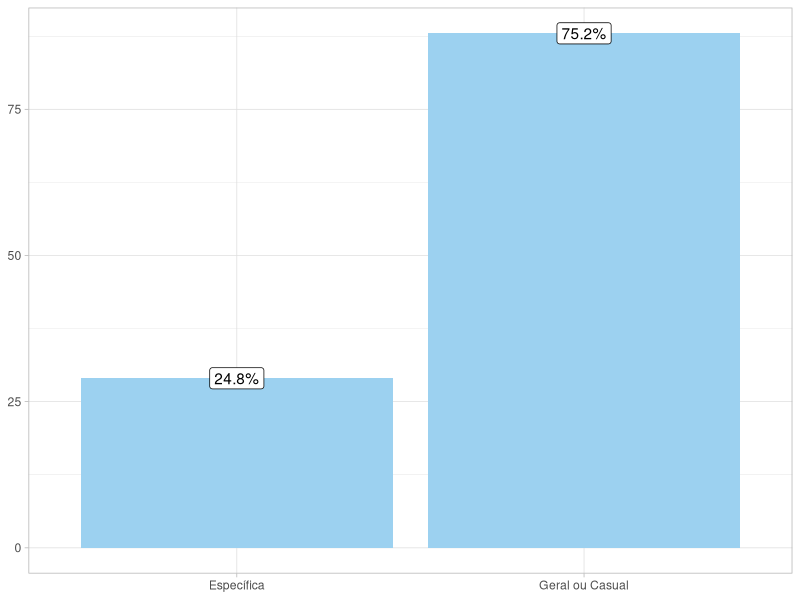
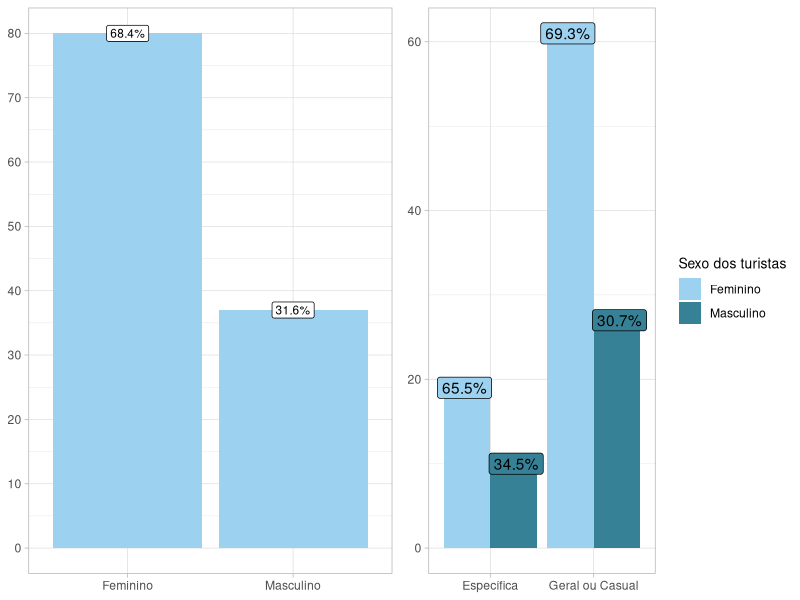
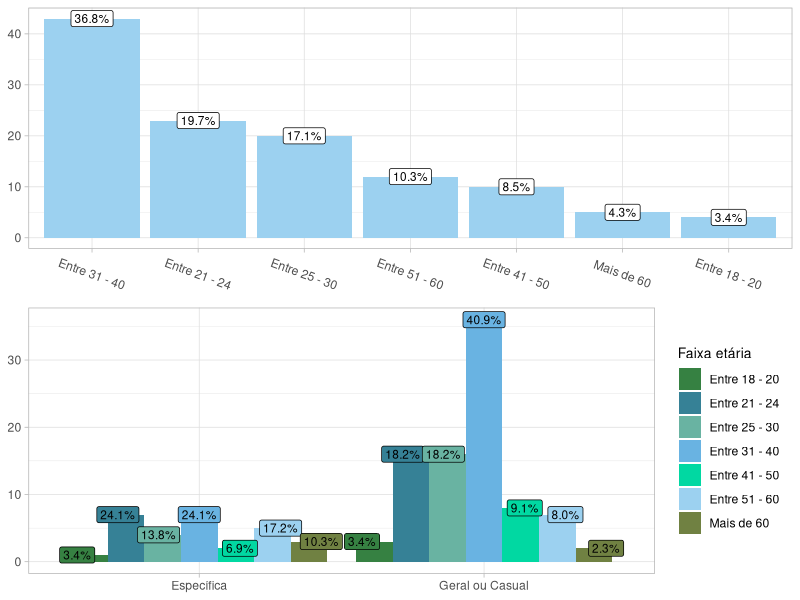
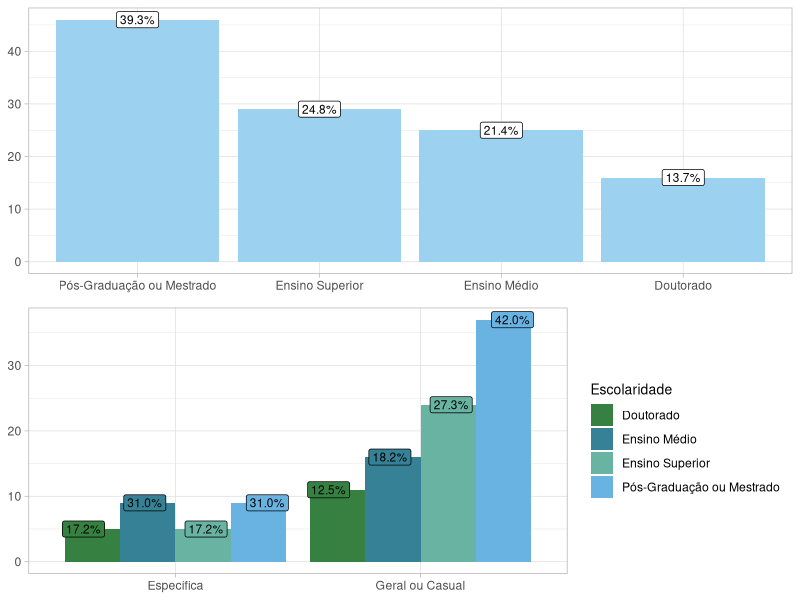
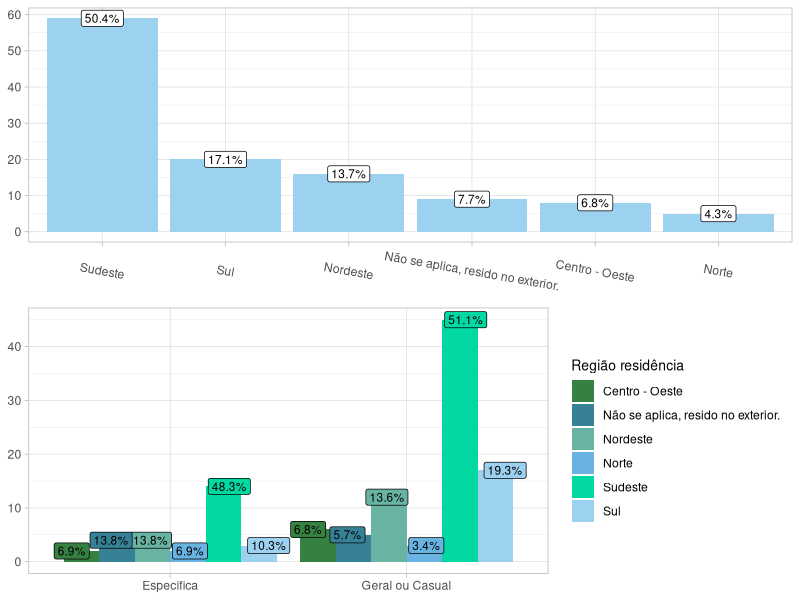
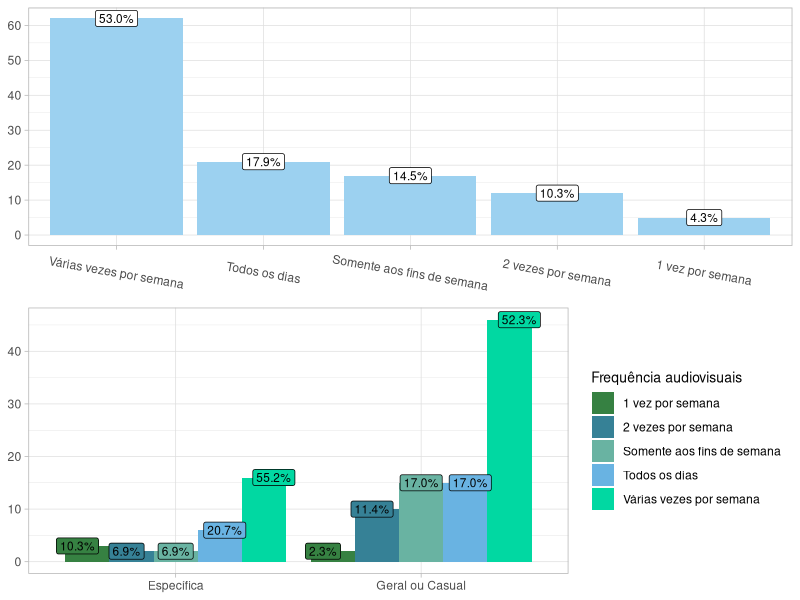
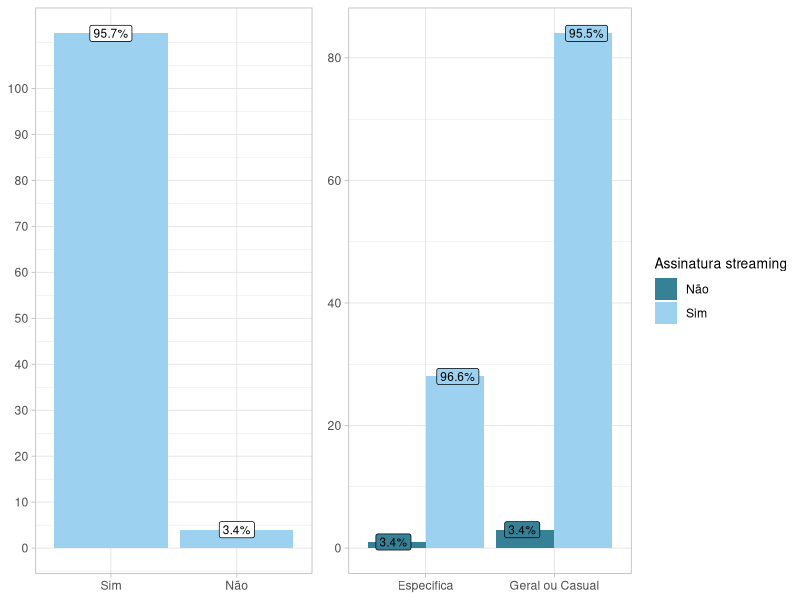
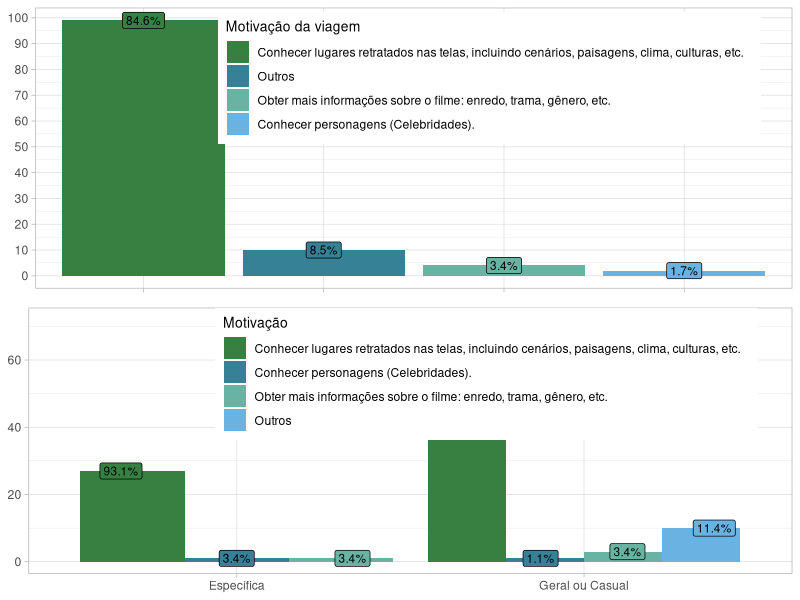

Here is the R script that generated these plots, in order:
## ---- chunk 1
knitr::opts_chunk$set(warning = FALSE, echo = TRUE, message = FALSE)
## ---- chunk 2

#Pacotes utilizados

# install.packages("readxl")
# install.packages("tidyverse")
# install.packages("ggridges")
# install.packages("scales")
# install.packages("gmodels")
# install.packages("ggplot2")
# install.packages("caret")
# install.packages("leaps")
# install.packages("MASS")
# install.packages("dplyr")
# install.packages("reshape2")
# install.packages("ggridges")
# install.packages("kableExtra")
# install.packages("formattable")
# install.packages("stringdist")
# install.packages("cowplot")



library(ggplot2)
library(caret)
library(leaps)
library(MASS)
library(dplyr)
library(readxl)
library(tidyverse)
library(reshape2)
library(ggridges)
library(scales)
library(gmodels)
library(tidyr)
library(knitr)
library(magrittr)
# library(kableExtra)
library(formattable)
library(stringdist)
library(cowplot)

## ---- chunk 3
#Leitura e organizacao dos dados

banco <- read_excel("respostas.xlsx", sheet = "Respostas ao formulário 1")

banco <- as.data.frame(banco[,c(3,4,5,6,7,8,9,10,11,12,13,14,15,16,17,18,20,21,23,24,26,28)])

## ---- chunk 4
# banco[,12] é "12. A experiência turística e/ou cinematográfica vivida neste destino foi:"

for (i in 1:117) {
  if(banco[i,12] %in% c("Geral","Casual")){
    banco[i,12] = 'Geral ou Casual'
  }
}

# banco[4] é "4. Nível de escolaridade concluído:"

# unique(banco[4])

for (i in 1:117) {
  if(banco[i,4] %in% c("Pos doutoramento","Livre docente")){
    banco[i,4] = 'Doutorado'
  }
}

# banco[19] é "21. Com quem você viajou?"

# unique(banco[19])

for (i in 1:117) {
  if(banco[i,19] %in% c("Colegas","Ex namorado","Amigos e namorado.","Marido e outros familiares", "Sozinha ou com amigos e/ou familiares")){
    banco[i,19] = 'Outros'
  }
}

## ---- chunk 5
names(banco)[7] <- 'X' #7. Quais os tipos de produção audiovisual você mais gosta de assistir? Se necessário, marque mais de uma opção.

# Funcao para checar se opcao foi marcada
check_option1 <- function(string, option) {
  options <- strsplit(string, ", ")[[1]]
  if (option %in% options) {
    return(1)
  } else {
    return(0)
  }
}

# Apply the function to each row and create new columns
banco <- banco %>%
  mutate(Filmes = sapply(X, check_option1, option = "Filmes"),
         Novelas = sapply(X, check_option1, option = "Novelas"),
         Seriados = sapply(X, check_option1, option = "Seriados"),
         'Clipes de música' = sapply(X, check_option1, option = "Clipes de música"),
         'Outro audiovisual' = sapply(X, check_option1, option = "Outros"))

#removendo a coluna que dava todos dados juntos
banco <- subset(banco, select = -X)


names(banco)[9] <- 'X' #10. Qual? Se necessário, marque mais de uma opção.

# Apply the function to each row and create new columns
banco <- banco %>%
  mutate('Netflix' = sapply(X, check_option1, option = "Netflix"),
         Globoplay = sapply(X, check_option1, option = "Globoplay"),
         'Amazon Prime Vídeo' = sapply(X, check_option1, option = "Amazon Prime Vídeo"),
         'HBO Max' = sapply(X, check_option1, option = "HBO Max"),
         'Disney+' = sapply(X, check_option1, option = "Disney+"),
         'Telecine' = sapply(X, check_option1, option = "Telecine"),
         'Star+' = sapply(X, check_option1, option = "Star+"),
         Viki = sapply(X, check_option1, option = "Viki"),
         'Outros streamig' = sapply(X, check_option1, option = "Outros"))
         

#removendo a coluna que dava todos dados juntos
banco <- subset(banco, select = -X)


check_option2 <- function(string, option) {
  options <- strsplit(string, "\\., ")[[1]]
  distancia_corte <- 3
  distancias <- stringdistmatrix(option, options, method = "lv")
  if (is.na(any(distancias <= distancia_corte))){
    return(NA)
  } else if (any(distancias <= distancia_corte)) {
    return(1)
  } else {
    return(0)
  }
}

names(banco)[14] <- 'X' #16. Quais atividades de lazer você realizou durante a viagem, relacionada ao audiovisual?

# Apply the function to each row and create new columns

banco <- banco %>% 
  mutate("Visita a parques, praças e espaços na natureza exibidos na tela" = sapply(X, check_option2, option = "Visita a parques, praças e espaços na natureza exibidos na tela"),
         "Visita a Parques temáticos baseados em atrações inspiradas em séries, filmes, etc" = sapply(X, check_option2, option = "Visita a Parques temáticos baseados em atrações inspiradas em séries, filmes, etc"),
         "Visita a cenários internos ou externos onde foram filmadas" = sapply(X, check_option2, option = "Visita a cenários internos ou externos onde foram filmadas"),
         "Desfrute da gastronomia retratada na tela, incluindo alimentos e bebidas" = sapply(X, check_option2, option = "Desfrute da gastronomia retratada na tela, incluindo alimentos e bebidas"),
         "Participação em eventos relacionados a filmes" = sapply(X, check_option2, option = "Participação em eventos relacionados a filmes"),
         "Visita a estabelecimentos exibidos na tela, como bares, restaurantes e outros" = sapply(X, check_option2, option = "Visita a estabelecimentos exibidos na tela, como bares, restaurantes e outros"),
         "Realização de roteiros guiados em locais de filmagem" = sapply(X, check_option2, option = "Realização de roteiros guiados em locais de filmagem"),
         "Outra atividade" = sapply(X, check_option2, option = "Outros"),
         "Visita a patrimônios culturais exibidos na tela" = sapply(X, check_option2, option = "Visita a patrimônios culturais exibidos na tela"))


#removendo a coluna que dava todos dados juntos
banco <- subset(banco, select = -X)

names(banco)[14] <- 'X' # 18. Quais sentimentos foram despertados em você ao viver essa experiência turística e cinematográfica de lazer?

# Apply the function to each row and create new columns

banco <- banco %>% 
  mutate(Nostalgia = sapply(X, check_option1, option = "Nostalgia"),
         Autorrealização = sapply(X, check_option1, option = "Autorrealização"),
         "Escapismo da realidade" = sapply(X, check_option1, option = "Escapismo da realidade"),
         Fantasia = sapply(X, check_option1, option = "Fantasia"),
         Encantamento = sapply(X, check_option1, option = "Encantamento"),
         Romance = sapply(X, check_option1, option = "Romance"),
         "Superação de desafios" = sapply(X, check_option1, option = "Superação de desafios"),
         "Outro sentimento" = sapply(X, check_option1, option = "Outros"))

#removendo a coluna que dava todos dados juntos
banco <- subset(banco, select = -X)

## ---- chunk 6
#Organizando o nome das variaveis do banco

# names(banco)

banco <- banco[,c(-3,-6,-9,-11,-13,-16)] # retirei do banco variáveis de resposta livre
# retirei também pergunta 15 (é a mesma coisa da pergunta 16) e pegunta 22 (é a mesma coisa da pergunta 24)


names(banco)[1:12] <- c('Sexo','Idade','Escolaridade',"Região residência", 'Frequência audiovisuais','Assinatura streaming','Grupo','Motivação',"Percepção",'Companhia', 'Experiência', 'Realizar outra viagem pelo audiovisual')

#Organizando os tipos de variaveis do banco

bancofator <- banco

for (i in 1:length(names(bancofator))) {
  bancofator[,i] <- as.factor(bancofator[,i])
}

# str(bancofator)

## ---- chunk 7

ordem_original <- names(bancofator)[1:12]

#Result guarda tabela resumo das perguntas cuja resposta é marcar um oval
result <- bancofator %>%
  pivot_longer(cols = 1:12, names_to = "Variável") %>%
  count(Variável, value = value) %>%
  rename(Quantidade = n,
         Nível = value) %>% 
  mutate(Percentual= percent(Quantidade/117,1)) %>% 
  na.omit() %>% 
  mutate(Variável = factor(Variável, levels = ordem_original)) %>%
  arrange(Variável)


ordem_original2 <- names(bancofator)[13:43]

#Result2 guarda resumo das perguntas cuja resposta é marcar mais de um oval
result2 <- bancofator %>%
  pivot_longer(cols = 13:43, names_to = "Variável") %>%
  count(Variável, value = value) %>%
  rename(Quantidade = n,
         Nível = value) %>% 
  mutate(Percentual= percent(Quantidade/117,1)) %>% 
  na.omit() %>% 
  filter(Nível != 0) %>% 
  mutate(Variável = factor(Variável, levels = ordem_original2)) %>%
  arrange(Variável)

#Esses "result's" servirão para fazermos os gráficos mais facilmente

## ---- chunk 8
banco %>% 
  group_by(Grupo) %>% 
  summarise(Quantidade=n()) %>% 
  mutate(Percentual = percent(Quantidade/sum(Quantidade),1)) %>% 
  ggplot(aes(x=Grupo, y=Quantidade, 
           label = Percentual)) + 
  geom_bar(stat = "identity",position = "dodge", fill="#9cd1f0") +
  geom_label(position = position_dodge(width = 1), show.legend = F, ) +
  theme_light() +
  theme(axis.title.y = element_blank()) + 
  theme(axis.title.x = element_blank()) +
  theme(legend.title = element_text(size = 10))
## ---- chunk 9
grafico1 <- result[1:2,] %>% 
  ggplot(aes(x=reorder(Nível, -Quantidade), y=Quantidade, label = Percentual)) + 
  geom_bar(stat = "identity",position = "dodge", fill="#9cd1f0") +
  geom_label(position = position_dodge(width = 1), show.legend = F, size=3) +
  scale_y_continuous(breaks = seq(0,100,10)) +
  theme_light() +
  theme(axis.title.y = element_blank()) + 
  theme(axis.title.x = element_blank()) +
  theme(legend.title = element_text(size = 10))

grafico2 <- banco %>% 
  group_by(Grupo, Sexo) %>%
  summarise(Quantidade=n()) %>% 
  group_by(Grupo) %>% 
  mutate(Percentual = percent(Quantidade/sum(Quantidade),1)) %>% 
  ggplot(aes(x=Grupo, y=Quantidade, 
           fill=Sexo, label = Percentual)) + 
  geom_bar(stat = "identity",position = "dodge") +
  geom_label(position = position_dodge(width = 1), show.legend = F, ) +
  scale_fill_manual(name="Sexo dos turistas", values=c('#9cd1f0','#368196')) +
  theme_light() +
  theme(axis.title.y = element_blank()) + 
  theme(axis.title.x = element_blank()) +
  theme(legend.title = element_text(size = 10)) 


plot_grid(grafico1, grafico2, ncol = 2)
chisq.test(banco$Grupo, banco$Sexo)

## ---- chunk 10
grafico1 <- result[3:9,] %>% 
  ggplot(aes(x=reorder(Nível, -Quantidade), y=Quantidade, label = Percentual)) + 
  geom_bar(stat = "identity",position = "dodge", fill="#9cd1f0") +
  geom_label(position = position_dodge(width = 1), show.legend = F, size=3) +
  scale_y_continuous(breaks = seq(0,100,10)) +
  theme_light() +
  theme(axis.title.y = element_blank()) + 
  theme(axis.title.x = element_blank()) +
  theme(legend.title = element_text(size = 10)) + 
  theme(axis.text.x = element_text(angle = -20, vjust = 0.5, hjust=0.5))

grafico2 <- banco %>% 
  group_by(Grupo, Idade) %>%
  summarise(Quantidade=n()) %>% 
  group_by(Grupo) %>% 
  mutate(Percentual = percent(Quantidade/sum(Quantidade),1)) %>% 
  ggplot(aes(x=Grupo, y=Quantidade, 
           fill=Idade, label = Percentual)) + 
  geom_bar(stat = "identity",position = "dodge") +
  geom_label(position = position_dodge(width = 1), show.legend = F, size=3) +
  scale_fill_manual(name="Faixa etária", values=c('#368142','#368196',"#69b3a2", "#69b3e2", "#01d8a2","#9cd1f0", "#708142")) + 
  theme_light() +
  theme(axis.title.y = element_blank()) + 
  theme(axis.title.x = element_blank()) +
  theme(legend.title = element_text(size = 10))

plot_grid(grafico1, grafico2, ncol = 1, rel_widths = c(0.8, 1.2))
chisq.test(banco$Grupo, banco$Idade)

## ---- chunk 11
grafico1 <- result[10:13,] %>% 
  na.omit() %>% 
  ggplot(aes(x=reorder(Nível, -Quantidade), y=Quantidade, label = Percentual)) + 
  geom_bar(stat = "identity",position = "dodge", fill="#9cd1f0") +
  geom_label(position = position_dodge(width = 1), show.legend = F, size=3) +
  scale_y_continuous(breaks = seq(0,100,10)) +
  theme_light() +
  theme(axis.title.y = element_blank()) + 
  theme(axis.title.x = element_blank()) +
  theme(legend.title = element_text(size = 10)) 

grafico2 <- banco %>% 
  group_by(Grupo, Escolaridade) %>%
  summarise(Quantidade=n()) %>% 
  group_by(Grupo) %>% 
  mutate(Percentual = percent(Quantidade/sum(Quantidade),1)) %>% 
  na.omit() %>% 
  ggplot(aes(x=Grupo, y=Quantidade, 
           fill=Escolaridade, label = Percentual)) + 
  geom_bar(stat = "identity",position = "dodge") +
  geom_label(position = position_dodge(width = 1), show.legend = F, size=3) +
  scale_fill_manual(name="Escolaridade", values=c('#368142','#368196',"#69b3a2", "#69b3e2")) + 
  theme_light() +
  theme(axis.title.y = element_blank()) + 
  theme(axis.title.x = element_blank()) +
  theme(legend.title = element_text(size = 10))

plot_grid(grafico1, grafico2, ncol = 1, rel_widths = c(0.8, 1.2))
chisq.test(banco$Grupo, banco$Escolaridade)

## ---- chunk 12
grafico1 <- result[14:19,] %>% 
  na.omit() %>% 
  ggplot(aes(x=reorder(Nível, -Quantidade), y=Quantidade, label = Percentual)) + 
  geom_bar(stat = "identity",position = "dodge", fill="#9cd1f0") +
  geom_label(position = position_dodge(width = 1), show.legend = F, size=3) +
  scale_y_continuous(breaks = seq(0,100,10)) +
  theme_light() +
  theme(axis.title.y = element_blank()) + 
  theme(axis.title.x = element_blank()) +
  theme(legend.title = element_text(size = 10)) +
  theme(axis.text.x = element_text(angle = -10, vjust = 0.5, hjust=0.5))

grafico2 <- banco %>% 
  group_by(Grupo,`Região residência` ) %>%
  summarise(Quantidade=n()) %>% 
  group_by(Grupo) %>% 
  mutate(Percentual = percent(Quantidade/sum(Quantidade),1)) %>% 
  na.omit() %>% 
  ggplot(aes(x=Grupo, y=Quantidade, 
           fill=`Região residência`, label = Percentual)) + 
  geom_bar(stat = "identity",position = "dodge") +
  geom_label(position = position_dodge(width = 1), show.legend = F, size=3) +
  scale_fill_manual(name="Região residência", values=c('#368142','#368196',"#69b3a2", "#69b3e2", "#01d8a2","#9cd1f0")) + 
  theme_light() +
  theme(axis.title.y = element_blank()) + 
  theme(axis.title.x = element_blank()) +
  theme(legend.title = element_text(size = 10)) 

plot_grid(grafico1, grafico2, ncol = 1, rel_widths = c(0.8, 1.2))
chisq.test(banco$Grupo, banco$`Região residência`)

## ---- chunk 13
grafico1 <- result[20:24,] %>% 
  na.omit() %>% 
  ggplot(aes(x=reorder(Nível, -Quantidade), y=Quantidade, label = Percentual)) + 
  geom_bar(stat = "identity",position = "dodge", fill="#9cd1f0") +
  geom_label(position = position_dodge(width = 1), show.legend = F, size=3) +
  scale_y_continuous(breaks = seq(0,100,10)) +
  theme_light() +
  theme(axis.title.y = element_blank()) + 
  theme(axis.title.x = element_blank()) +
  theme(legend.title = element_text(size = 10)) +
  theme(axis.text.x = element_text(angle = -10, vjust = 0.5, hjust=0.5))

grafico2 <- banco %>% 
  group_by(Grupo, `Frequência audiovisuais`) %>%
  summarise(Quantidade=n()) %>% 
  group_by(Grupo) %>% 
  mutate(Percentual = percent(Quantidade/sum(Quantidade),1)) %>% 
  na.omit() %>% 
  ggplot(aes(x=Grupo, y=Quantidade, 
           fill=`Frequência audiovisuais`, label = Percentual)) + 
  geom_bar(stat = "identity",position = "dodge") +
  geom_label(position = position_dodge(width = 1), show.legend = F, size=3) +
  scale_fill_manual(name="Frequência audiovisuais", values=c('#368142','#368196',"#69b3a2", "#69b3e2", "#01d8a2","#9cd1f0")) + 
  theme_light() +
  theme(axis.title.y = element_blank()) + 
  theme(axis.title.x = element_blank()) +
  theme(legend.title = element_text(size = 10)) 

plot_grid(grafico1, grafico2, ncol = 1, rel_widths = c(0.8, 1.2))
chisq.test(banco$Grupo, banco$`Frequência audiovisuais`)

## ---- chunk 14
grafico1 <- result[25:26,] %>% 
  na.omit() %>% 
  ggplot(aes(x=reorder(Nível, -Quantidade), y=Quantidade, label = Percentual)) + 
  geom_bar(stat = "identity",position = "dodge", fill="#9cd1f0") +
  geom_label(position = position_dodge(width = 1), show.legend = F, size=3) +
  scale_y_continuous(breaks = seq(0,100,10)) +
  theme_light() +
  theme(axis.title.y = element_blank()) + 
  theme(axis.title.x = element_blank()) +
  theme(legend.title = element_text(size = 10)) 

grafico2 <- banco %>% 
  group_by(Grupo, `Assinatura streaming`) %>%
  summarise(Quantidade=n()) %>% 
  group_by(Grupo) %>% 
  mutate(Percentual = percent(Quantidade/sum(Quantidade),1)) %>% 
  na.omit() %>% 
  ggplot(aes(x=Grupo, y=Quantidade, 
           fill=`Assinatura streaming`, label = Percentual)) + 
  geom_bar(stat = "identity",position = "dodge") +
  geom_label(position = position_dodge(width = 1), show.legend = F, size=3) +
  scale_fill_manual(name="Assinatura streaming", values=c('#368196',"#9cd1f0")) + 
  theme_light() +
  theme(axis.title.y = element_blank()) + 
  theme(axis.title.x = element_blank()) +
  theme(legend.title = element_text(size = 10)) 

plot_grid(grafico1, grafico2, ncol = 2, rel_widths = c(0.8, 1.2))
chisq.test(banco$Grupo, banco$`Assinatura streaming`)

## ---- chunk 15
grafico1 <- result[29:32,] %>% 
  na.omit() %>% 
  ggplot(aes(x=reorder(Nível, -Quantidade), y=Quantidade, label = Percentual, fill = reorder(Nível, -Quantidade))) + 
  geom_bar(stat = "identity") +
  scale_fill_manual(name="Motivação da viagem", values=c('#368142','#368196',"#69b3a2", "#69b3e2", "#01d8a2")) +
  geom_label(position = position_dodge(width = 1), show.legend = F, size=3) +
  labs(x = NULL) +
  scale_y_continuous(breaks = seq(0,115,10)) +
  theme_light() +
  theme(axis.title.y = element_blank()) + 
  theme(axis.text.x = element_blank()) +
  theme(axis.title.x = element_blank()) +
  theme(legend.title = element_text(size = 10)) +
  theme(legend.position = c(0.6, 0.75))

grafico2 <- banco %>% 
  group_by(Grupo, Motivação) %>%
  summarise(Quantidade=n()) %>% 
  group_by(Grupo) %>% 
  mutate(Percentual = percent(Quantidade/sum(Quantidade),1)) %>% 
  na.omit() %>% 
  ggplot(aes(x=Grupo, y=Quantidade, 
           fill=Motivação, label = Percentual)) + 
  geom_bar(stat = "identity",position = "dodge") +
  geom_label(position = position_dodge(width = 1), show.legend = F, size=3) +
  scale_fill_manual(name="Motivação", values=c('#368142','#368196',"#69b3a2", "#69b3e2", "#01d8a2","#9cd1f0")) + 
  theme_light() +
  theme(axis.title.y = element_blank()) + 
  theme(axis.title.x = element_blank()) +
  theme(legend.title = element_text(size = 10)) +
  theme(legend.position = c(0.6, 0.75))

plot_grid(grafico1, grafico2, ncol = 1, rel_widths = c(0.8, 1.2))
chisq.test(banco$Grupo, banco$Motivação)

## ---- chunk 16
grafico1 <- result[33:35,] %>% 
  na.omit() %>% 
  ggplot(aes(x=reorder(Nível, -Quantidade), y=Quantidade, label = Percentual)) + 
  geom_bar(stat = "identity",position = "dodge", fill="#9cd1f0") +
  geom_label(position = position_dodge(width = 1), show.legend = F, size=3) +
  scale_y_continuous(breaks = seq(0,100,10)) +
  theme_light() +
  theme(axis.title.y = element_blank()) + 
  theme(axis.title.x = element_blank()) +
  theme(legend.title = element_text(size = 10)) 

grafico2 <- banco %>% 
  group_by(Grupo, Percepção) %>%
  summarise(Quantidade=n()) %>% 
  group_by(Grupo) %>% 
  mutate(Percentual = percent(Quantidade/sum(Quantidade),1)) %>% 
  na.omit() %>% 
  ggplot(aes(x=Grupo, y=Quantidade, 
           fill=Percepção, label = Percentual)) + 
  geom_bar(stat = "identity",position = "dodge") +
  geom_label(position = position_dodge(width = 1), show.legend = F, size=3) +
  scale_fill_manual(name="Percepção", values=c('#368196',"#9cd1f0","#69b3a2")) + 
  theme_light() +
  theme(axis.title.y = element_blank()) + 
  theme(axis.title.x = element_blank()) +
  theme(legend.title = element_text(size = 10)) 

plot_grid(grafico1, grafico2, ncol = 2, rel_widths = c(0.8, 1.2))
chisq.test(banco$Grupo, banco$Percepção)

## ---- chunk 17
grafico1 <- result[36:41,] %>% 
  na.omit() %>% 
  ggplot(aes(x=reorder(Nível, -Quantidade), y=Quantidade, label = Percentual, fill = reorder(Nível, -Quantidade))) + 
  geom_bar(stat = "identity") + 
  geom_label(position = position_dodge(width = 1), show.legend = F, size=3) +
  scale_fill_manual(name="Companhia", values=c('#368142','#368196',"#69b3a2", "#69b3e2", "#01d8a2","#9cd1f0")) +
  scale_y_continuous(breaks = seq(0,100,10)) +
  theme_light() +
  theme(axis.title.y = element_blank()) + 
  theme(axis.text.x = element_blank()) +
  theme(axis.title.x = element_blank()) +
  theme(legend.title = element_text(size = 10))

grafico2 <- banco %>% 
  group_by(Grupo, Companhia) %>%
  summarise(Quantidade=n()) %>% 
  group_by(Grupo) %>% 
  mutate(Percentual = percent(Quantidade/sum(Quantidade),1)) %>% 
  na.omit() %>% 
  ggplot(aes(x=Grupo, y=Quantidade, 
           fill=Companhia, label = Percentual)) + 
  geom_bar(stat = "identity",position = "dodge") +
  geom_label(position = position_dodge(width = 1), show.legend = F, size=3) +
  scale_fill_manual(name="Companhia", values=c('#368142','#368196',"#69b3a2", "#69b3e2", "#01d8a2","#9cd1f0")) +
  theme_light() +
  theme(axis.title.y = element_blank()) + 
  theme(axis.title.x = element_blank()) +
  theme(legend.title = element_text(size = 10)) 


plot_grid(grafico1, grafico2, ncol = 1, rel_widths = c(0.8, 1.2))
chisq.test(banco$Grupo, banco$Companhia)

## ---- chunk 18
grafico1 <- result[42:45,] %>% 
  na.omit() %>% 
  ggplot(aes(x=reorder(Nível, -Quantidade), y=Quantidade, label = Percentual, fill = reorder(Nível, -Quantidade))) + 
  geom_bar(stat = "identity") + 
  geom_label(position = position_dodge(width = 1), show.legend = F, size=3) +
  scale_fill_manual(name="Companhia", values=c('#368142','#368196',"#69b3a2", "#69b3e2", "#01d8a2","#9cd1f0")) +
  scale_y_continuous(breaks = seq(0,100,10)) +
  theme_light() +
  theme(axis.title.y = element_blank()) + 
  theme(axis.text.x = element_blank()) +
  theme(axis.title.x = element_blank()) +
  theme(legend.title = element_text(size = 10))

grafico2 <- banco %>% 
  group_by(Grupo, Experiência) %>%
  summarise(Quantidade=n()) %>% 
  group_by(Grupo) %>% 
  mutate(Percentual = percent(Quantidade/sum(Quantidade),1)) %>% 
  na.omit() %>% 
  ggplot(aes(x=Grupo, y=Quantidade, 
           fill=Experiência, label = Percentual)) + 
  geom_bar(stat = "identity",position = "dodge") +
  geom_label(position = position_dodge(width = 1), show.legend = F, size=3) +
  scale_fill_manual(name="Expectativa da viagem atendida", values=c('#368142','#368196',"#69b3a2", "#69b3e2", "#01d8a2","#9cd1f0")) +
  theme_light() +
  theme(axis.title.y = element_blank()) + 
  theme(axis.title.x = element_blank()) +
  theme(legend.title = element_text(size = 10)) 


plot_grid(grafico1, grafico2, ncol = 1, rel_widths = c(0.8, 1.2))
chisq.test(banco$Grupo, banco$Experiência)

## ---- chunk 19
grafico1 <- result[46:47,] %>% 
  ggplot(aes(x=reorder(Nível, -Quantidade), y=Quantidade, label = Percentual)) + 
  geom_bar(stat = "identity",position = "dodge", fill="#9cd1f0") +
  geom_label(position = position_dodge(width = 1), show.legend = F, size=3) +
  scale_y_continuous(breaks = seq(0,100,20)) +
  theme_light() +
  theme(axis.title.y = element_blank()) + 
  theme(axis.title.x = element_blank()) +
  theme(legend.title = element_text(size = 10))

grafico2 <- banco %>% 
  group_by(Grupo, `Realizar outra viagem pelo audiovisual`) %>%
  summarise(Quantidade=n()) %>% 
  group_by(Grupo) %>% 
  mutate(Percentual = percent(Quantidade/sum(Quantidade),1)) %>% 
  na.omit() %>% 
  ggplot(aes(x=Grupo, y=Quantidade, 
           fill=`Realizar outra viagem pelo audiovisual`, label = Percentual)) + 
  geom_bar(stat = "identity",position = "dodge") +
  geom_label(position = position_dodge(width = 1), show.legend = F, ) +
  scale_fill_manual(name="Realizar outra viagem pelo audiovisual", values=c('#9cd1f0','#368196')) +
  theme_light() +
  theme(axis.title.y = element_blank()) + 
  theme(axis.title.x = element_blank()) +
  theme(legend.title = element_text(size = 10)) 


plot_grid(grafico1, grafico2, ncol = 1)
chisq.test(banco$Grupo, banco$`Realizar outra viagem pelo audiovisual`)
## ---- chunk 20
result2[1:5,] %>% 
  ggplot(aes(x=reorder(Variável, -Quantidade), y=Quantidade, label = Percentual)) + 
  geom_bar(stat = "identity",position = "dodge", fill="#9cd1f0") +
  geom_label(position = position_dodge(width = 1), show.legend = F, size=3) +
  scale_y_continuous(breaks = seq(0,100,10)) +
  theme_light() +
  theme(axis.title.y = element_blank()) + 
  theme(axis.title.x = element_blank()) +
  theme(legend.title = element_text(size = 10))
## ---- chunk 21
data <- banco[,c(7,13:17)]
n <- length(names(data))

nome <- names(data)

lista <- list()

for (i in 1:(n-1)) {
  data[,i+1] <- as.factor(data[,i+1])
  resumo <- data %>% 
    group_by(data[1], data[1+i]) %>% 
    summarise(Quantidade=n())
  lista[[i]] <- resumo
}


graficos1 <- lista[[1]] %>% 
  group_by(Grupo) %>% 
  mutate(Percentual = percent(Quantidade/sum(Quantidade),1)) %>% 
  ungroup() %>% 
  ggplot(aes(x=Grupo, y=Percentual, label = Percentual, fill = Filmes)) + 
  geom_bar(stat = "identity", position = "dodge") +
  geom_label(position = position_dodge(width = 1), show.legend = F) +
  scale_fill_manual(name="Filmes", values=c('#9cd1f0',"#69b3a2"), 
                    labels = c("1" = "Sim", "0" = "Não")) +
  theme_light() + 
  theme(axis.title.y = element_blank()) + 
  theme(axis.title.x = element_blank()) + 
  theme(legend.title = element_text(size = 10)) 


graficos2 <- lista[[2]] %>% 
  group_by(Grupo) %>% 
  mutate(Percentual = percent(Quantidade/sum(Quantidade),1)) %>% 
  ungroup() %>% 
  ggplot(aes(x=Grupo, y=Percentual, label = Percentual, fill = Novelas)) + 
  geom_bar(stat = "identity", position = "dodge") +
  geom_label(position = position_dodge(width = 1), show.legend = F) +
  scale_fill_manual(name="Novelas", values=c('#9cd1f0',"#69b3a2"), 
                    labels = c("1" = "Sim", "0" = "Não")) +
  theme_light() + 
  theme(axis.title.y = element_blank()) + 
  theme(axis.title.x = element_blank()) + 
  theme(legend.title = element_text(size = 10)) 


graficos3 <- lista[[3]] %>% 
  group_by(Grupo) %>% 
  mutate(Percentual = percent(Quantidade/sum(Quantidade),1)) %>% 
  ungroup() %>% 
  ggplot(aes(x=Grupo, y=Percentual, label = Percentual, fill = Seriados)) + 
  geom_bar(stat = "identity", position = "dodge") +
  geom_label(position = position_dodge(width = 1), show.legend = F) +
  scale_fill_manual(name="Seriados", values=c('#9cd1f0',"#69b3a2"), 
                    labels = c("1" = "Sim", "0" = "Não")) +
  theme_light() + 
  theme(axis.title.y = element_blank()) + 
  theme(axis.title.x = element_blank()) + 
  theme(legend.title = element_text(size = 10)) 


graficos4<- lista[[4]] %>% 
  group_by(Grupo) %>% 
  mutate(Percentual = percent(Quantidade/sum(Quantidade),1)) %>% 
  ungroup() %>% 
  ggplot(aes(x=Grupo, y=Percentual, label = Percentual, fill = `Clipes de música`)) + 
  geom_bar(stat = "identity", position = "dodge") +
  geom_label(position = position_dodge(width = 1), show.legend = F) +
  scale_fill_manual(name="Clipes de música", values=c('#9cd1f0',"#69b3a2"), 
                    labels = c("1" = "Sim", "0" = "Não")) +
  theme_light() + 
  theme(axis.title.y = element_blank()) + 
  theme(axis.title.x = element_blank()) + 
  theme(legend.title = element_text(size = 10)) 


graficos5 <- lista[[5]] %>% 
  group_by(Grupo) %>% 
  mutate(Percentual = percent(Quantidade/sum(Quantidade),1)) %>% 
  ungroup() %>% 
  ggplot(aes(x=Grupo, y=Percentual, label = Percentual, fill = `Outro audiovisual`)) + 
  geom_bar(stat = "identity", position = "dodge") +
  geom_label(position = position_dodge(width = 1), show.legend = F) +
  scale_fill_manual(name="Outro audiovisual", values=c('#9cd1f0',"#69b3a2"), 
                    labels = c("1" = "Sim", "0" = "Não")) +
  theme_light() + 
  theme(axis.title.y = element_blank()) + 
  theme(axis.title.x = element_blank()) + 
  theme(legend.title = element_text(size = 10))
## ---- chunk 22
graficos1
chisq.test(data[,1], data[,2]) #Estão associadas
## ---- chunk 23
graficos2
chisq.test(data[,1], data[,3])
## ---- chunk 24
graficos3
chisq.test(data[,1], data[,4])
## ---- chunk 25
graficos4
chisq.test(data[,1], data[,5])
## ---- chunk 26
graficos5
chisq.test(data[,1], data[,6])
## ---- chunk 27

result2[6:14,] %>% 
  ggplot(aes(x=reorder(Variável, -Quantidade), y=Quantidade, label = Percentual)) + 
  geom_bar(stat = "identity",position = "dodge", fill="#9cd1f0") +
  geom_label(position = position_dodge(width = 1), show.legend = F, size=3) +
  scale_y_continuous(breaks = seq(0,100,10)) +
  theme_light() +
  theme(axis.title.y = element_blank()) + 
  theme(axis.title.x = element_blank()) +
  theme(legend.title = element_text(size = 10)) +
  theme(axis.text.x = element_text(angle = -10, vjust = 0.5, hjust=0.5))
